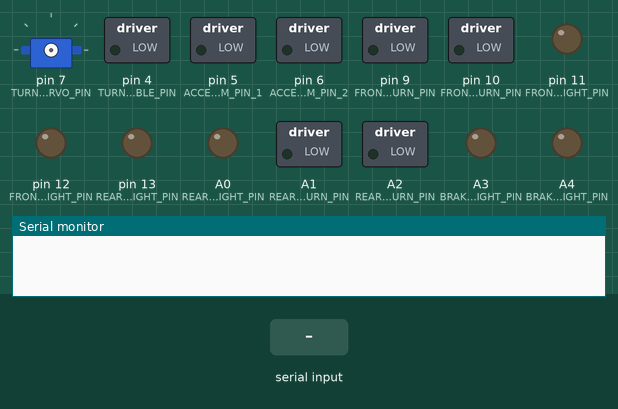
This sketch was run on a simulated Arduino Uno, built with avr-gcc and run on an emulated ATmega328P. Parts: servo, switched loads named in the sketch (green lamp = pin HIGH), output pins drawn as LEDs (lit = HIGH), the last lines printed to the serial monitor. Inputs (shaded band) come from the test bench. Random numbers use the default seed unless the sketch sets one; the audio player accepts every command and is not drawn.

Above: at 0.1 s.
At 1.7 s:
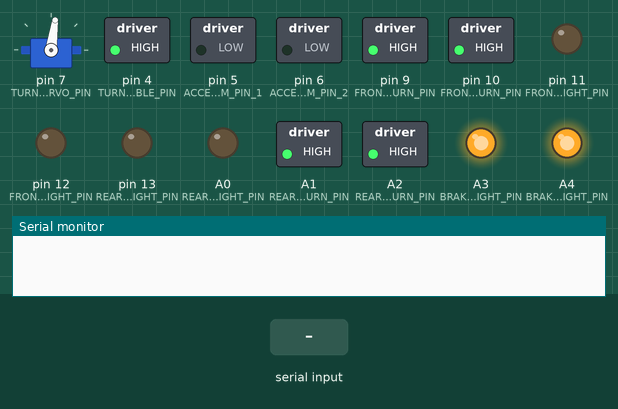
1.8 s: "@" received over Serial
At 11.3 s:
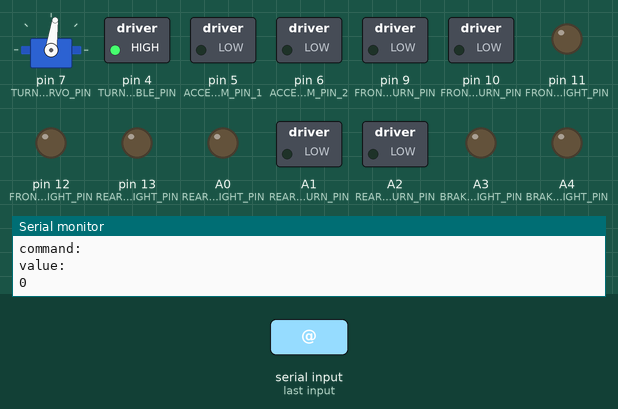
Timing chart, 0 to 11.6 s (numbered marks = the images above; inputs shaded):
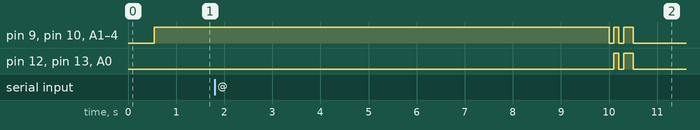

The sketch:

RC_Focus_Arduino.ino
```cpp
/* This code is used for Controlling 1/24 RC focus via bluetooth
    Author: Rácz László
*/

#include "SoftwareSerial.h"
#include "DFRobotDFPlayerMini.h"
#include <Servo.h>


SoftwareSerial mySoftwareSerial(3, 2); // RX, TX
Servo turnServo;

DFRobotDFPlayerMini myDFPlayer;


/*Pin definitions*/
#define FRONT_RIGHT_LIGHT_PIN  12
#define FRONT_LEFT_LIGHT_PIN   11
#define FRONT_RIGHT_TURN_PIN   10
#define FRONT_LEFT_TURN_PIN    9
#define REAR_RIGHT_LIGHT_PIN   13
#define REAR_LEFT_LIGHT_PIN    A0
#define REAR_RIGHT_TURN_PIN    A1
#define REAR_LEFT_TURN_PIN     A2
#define BRAKE_RIGHT_LIGHT_PIN  A3
#define BRAKE_LEFT_LIGHT_PIN   A4
#define ACCELERATE_PWM_PIN_1   5
#define ACCELERATE_PWM_PIN_2   6
#define TURN_ENABLE_PIN        4
#define TURN_SERVO_PIN         7
#define VOLT_MEAS_PIN          A5

/*commands*/
#define ACCELERATE_C  "ACC"
#define BRAKE_C       "BRA"
#define LIGHT_C       "LIG"
#define ANGLE_C       "ANG"
#define SHIFT_C       "SHI"
#define MUSIC_C       "MUS"

#define PLAY_C    1
#define STOP_C    2
#define NEXT_C    3
#define PREV_C    4
#define VOLUP_C   5
#define VOLDOWN_C 6


#define TURN_SIGNAL_BLINK_TIME 500 //us
#define CONNECTION_LOST_TIME 10000 //us

char incomingByte = "";   // for incoming serial data
String message, command;
bool commandReceived, blinkRight, blinkLeft, rTurnIsOn, lTurnIsOn, connLostHandelled, acceleratePressed;
short value, lightOnOff, servoAngle, gear, targetPWM, actualPWM;
unsigned long currTime, lastRightBlinkTime, lastLeftBlinkTime, lastCommandTime, prevSpeedUpdateTime;
unsigned short gearPWM[] = {80, 0, -80, -100, -120, -140, -160};
//int command2;
/*
   Function:    blinkRightTurnSignal
   Description:
*/

void blinkRightTurnSignal() {
  currTime = millis();
  if (currTime - lastRightBlinkTime > TURN_SIGNAL_BLINK_TIME) {
    if (rTurnIsOn) {
      digitalWrite(FRONT_RIGHT_TURN_PIN, LOW);
      rTurnIsOn = false;
    } else {
      digitalWrite(FRONT_RIGHT_TURN_PIN, HIGH);
      rTurnIsOn = true;
    }
    lastRightBlinkTime = millis();
  }
}


/*
   Function:    blinkLeftTurnSignal
   Description:
*/

void blinkLeftTurnSignal() {
  currTime = millis();
  if (currTime - lastLeftBlinkTime > TURN_SIGNAL_BLINK_TIME) {
    if (lTurnIsOn) {
      digitalWrite(FRONT_LEFT_TURN_PIN, LOW);
      lTurnIsOn = false;
    } else {
      digitalWrite(FRONT_LEFT_TURN_PIN, HIGH);
      lTurnIsOn = true;
    }
    lastLeftBlinkTime = millis();
  }
}


/*
 * Function:    getBatteryVoltage
 * Description: Reads the measured voltage and calculates the battery voltage
 * Return:      The input battery voltage
*/
float getBatteryVoltage(){
  float vIn = 0.0;
  float vOut = 0.0;
  float R1 = 10000.0;
  float R2 = 1000.0;
  int readBatt = 0;
  readBatt = analogRead(VOLT_MEAS_PIN);
  //Serial.print("Measured readBatt: ");
  //Serial.println(readBatt);
  vOut = (readBatt * 5.0) / 1024.0;
  vIn = vOut / ( R2 / (R1 + R2));
  if (vIn < 0.09) {
    vIn = 0.0;//statement to quash undesired reading !
  }
  return vIn;
}
/*
 * Function:    setAllLEDOn
 * Desctiption: Set all LED on
 */
 void setAllLEDOn(){
  digitalWrite(FRONT_RIGHT_LIGHT_PIN, HIGH);
  digitalWrite(FRONT_RIGHT_TURN_PIN, HIGH);
  digitalWrite(FRONT_LEFT_LIGHT_PIN, HIGH);
  digitalWrite(FRONT_LEFT_TURN_PIN, HIGH);
  digitalWrite(REAR_RIGHT_LIGHT_PIN, HIGH);
  digitalWrite(REAR_LEFT_LIGHT_PIN, HIGH);
  digitalWrite(REAR_RIGHT_TURN_PIN, HIGH);
  digitalWrite(REAR_LEFT_TURN_PIN, HIGH);
  digitalWrite(BRAKE_RIGHT_LIGHT_PIN, HIGH);
  digitalWrite(BRAKE_LEFT_LIGHT_PIN, HIGH);
 }
/*
   Function:    handleConnectionLost
   Description: Handling of the connection lost situation.
                Set motor PWM to 0, Set straight steering, make a led louble blink.
*/

void handleConnectionLost() {
  digitalWrite(FRONT_RIGHT_LIGHT_PIN, LOW);
  digitalWrite(FRONT_RIGHT_TURN_PIN, LOW);
  digitalWrite(FRONT_LEFT_LIGHT_PIN, LOW);
  digitalWrite(FRONT_LEFT_TURN_PIN, LOW);
  digitalWrite(REAR_RIGHT_LIGHT_PIN, LOW);
  digitalWrite(REAR_LEFT_LIGHT_PIN, LOW);
  digitalWrite(REAR_RIGHT_TURN_PIN, LOW);
  digitalWrite(REAR_LEFT_TURN_PIN, LOW);
  digitalWrite(BRAKE_RIGHT_LIGHT_PIN, LOW);
  digitalWrite(BRAKE_LEFT_LIGHT_PIN, LOW);
  delay(100);
  digitalWrite(FRONT_RIGHT_LIGHT_PIN, HIGH);
  digitalWrite(FRONT_RIGHT_TURN_PIN, HIGH);
  digitalWrite(FRONT_RIGHT_LIGHT_PIN, HIGH);
  digitalWrite(FRONT_LEFT_TURN_PIN, HIGH);
  digitalWrite(REAR_RIGHT_LIGHT_PIN, HIGH);
  digitalWrite(REAR_LEFT_LIGHT_PIN, HIGH);
  digitalWrite(REAR_RIGHT_TURN_PIN, HIGH);
  digitalWrite(REAR_LEFT_TURN_PIN, HIGH);
  digitalWrite(BRAKE_RIGHT_LIGHT_PIN, HIGH);
  digitalWrite(BRAKE_LEFT_LIGHT_PIN, HIGH);
  delay(100);
  digitalWrite(FRONT_RIGHT_LIGHT_PIN, LOW);
  digitalWrite(FRONT_RIGHT_TURN_PIN, LOW);
  digitalWrite(FRONT_LEFT_LIGHT_PIN, LOW);
  digitalWrite(FRONT_LEFT_TURN_PIN, LOW);
  digitalWrite(REAR_RIGHT_LIGHT_PIN, LOW);
  digitalWrite(REAR_LEFT_LIGHT_PIN, LOW);
  digitalWrite(REAR_RIGHT_TURN_PIN, LOW);
  digitalWrite(REAR_LEFT_TURN_PIN, LOW);
  digitalWrite(BRAKE_RIGHT_LIGHT_PIN, LOW);
  digitalWrite(BRAKE_LEFT_LIGHT_PIN, LOW);
  delay(100);
  digitalWrite(FRONT_RIGHT_LIGHT_PIN, HIGH);
  digitalWrite(FRONT_RIGHT_TURN_PIN, HIGH);
  digitalWrite(FRONT_RIGHT_LIGHT_PIN, HIGH);
  digitalWrite(FRONT_LEFT_TURN_PIN, HIGH);
  digitalWrite(REAR_RIGHT_LIGHT_PIN, HIGH);
  digitalWrite(REAR_LEFT_LIGHT_PIN, HIGH);
  digitalWrite(REAR_RIGHT_TURN_PIN, HIGH);
  digitalWrite(REAR_LEFT_TURN_PIN, HIGH);
  digitalWrite(BRAKE_RIGHT_LIGHT_PIN, HIGH);
  digitalWrite(BRAKE_LEFT_LIGHT_PIN, HIGH);
  delay(200);
  digitalWrite(FRONT_RIGHT_LIGHT_PIN, LOW);
  digitalWrite(FRONT_RIGHT_TURN_PIN, LOW);
  digitalWrite(FRONT_LEFT_LIGHT_PIN, LOW);
  digitalWrite(FRONT_LEFT_TURN_PIN, LOW);
  digitalWrite(REAR_RIGHT_LIGHT_PIN, LOW);
  digitalWrite(REAR_LEFT_LIGHT_PIN, LOW);
  digitalWrite(REAR_RIGHT_TURN_PIN, LOW);
  digitalWrite(REAR_LEFT_TURN_PIN, LOW);
  digitalWrite(BRAKE_RIGHT_LIGHT_PIN, LOW);
  digitalWrite(BRAKE_LEFT_LIGHT_PIN, LOW);
  servoAngle = 82;
  turnServo.write(servoAngle);
  cotrolSpeed(0);
  actualPWM = 0;
  targetPWM = 0;
}


/*
   Function:    setLight
   Description: Set the light pins based on the request
*/

void setLight(int onOff) {
  digitalWrite(FRONT_RIGHT_LIGHT_PIN, onOff);
  digitalWrite(FRONT_LEFT_LIGHT_PIN, onOff);
  digitalWrite(REAR_RIGHT_LIGHT_PIN, onOff);
  digitalWrite(REAR_LEFT_LIGHT_PIN, onOff);
}
/*
 * Function:
 * Description:
 */
int inputAngleToServoAngle(int inputAngle){
  if (inputAngle >= 90){
    inputAngle = 90;
  }else if (inputAngle <= -90){
    inputAngle = -90;
  }
  return map(inputAngle, -90, 90, 74, 90);
}

/*
 * Function:    CotrolSpeed
 * Parameter:   speedPWM: PWM and direction for the motor
 * Description: Handlethe speed and direction of the motor
*/
void cotrolSpeed(int speedPWM){

  if(speedPWM >= 0){
    analogWrite(ACCELERATE_PWM_PIN_1, (speedPWM));   // set speed for the motor
    analogWrite(ACCELERATE_PWM_PIN_2, LOW);
  }
  else if(speedPWM < 0){
    speedPWM = abs(speedPWM);
    analogWrite(ACCELERATE_PWM_PIN_1, LOW);   // set speed for the motor
    analogWrite(ACCELERATE_PWM_PIN_2, (speedPWM));
  }
}

/*
 * Function:   controlVehicleSpeed
 * Parameter:  toPWM: the target PWM limit
 *             fromPWM: the actual PWM
 * Description:Control the vehicle speed based on the input gear
 */

void controlVehicleSpeed(short toPWM, short fromPWM){
  currTime = millis();
  if (currTime - prevSpeedUpdateTime > 250){
  /*Serial.print("fromPWM: ");
  Serial.println(fromPWM);
  Serial.print("toPWM: ");
  Serial.println(toPWM);*/
    if (toPWM > fromPWM){
      fromPWM = fromPWM + 10;
    }else if (toPWM < fromPWM){
      fromPWM = fromPWM - 20;
    }
    actualPWM = fromPWM;
    cotrolSpeed(actualPWM);
    /*Serial.print("actualPWM: ");
    Serial.println(actualPWM);*/
    prevSpeedUpdateTime = millis();
  }
}

void setup() {
  Serial.begin(9600);     // opens serial port, sets data rate to 9600 bps
  mySoftwareSerial.begin(9600);
  if (!myDFPlayer.begin(mySoftwareSerial)) {  //Use softwareSerial to communicate with mp3.
    Serial.println(F("Unable to begin:"));
    Serial.println(F("1.Please recheck the connection!"));
    Serial.println(F("2.Please insert the SD card!"));
  }
  myDFPlayer.volume(25);  //Set volume value. From 0 to 30
  myDFPlayer.EQ(DFPLAYER_EQ_ROCK);
  pinMode(FRONT_RIGHT_LIGHT_PIN, OUTPUT);
  pinMode(FRONT_LEFT_LIGHT_PIN, OUTPUT);
  pinMode(FRONT_RIGHT_TURN_PIN, OUTPUT);
  pinMode(FRONT_LEFT_TURN_PIN, OUTPUT);
  pinMode(REAR_RIGHT_LIGHT_PIN, OUTPUT);
  pinMode(REAR_LEFT_LIGHT_PIN, OUTPUT);
  pinMode(REAR_RIGHT_TURN_PIN, OUTPUT);
  pinMode(REAR_LEFT_TURN_PIN, OUTPUT);
  pinMode(BRAKE_RIGHT_LIGHT_PIN, OUTPUT);
  pinMode(BRAKE_LEFT_LIGHT_PIN, OUTPUT);
  pinMode(TURN_ENABLE_PIN, OUTPUT);
  pinMode(ACCELERATE_PWM_PIN_1, OUTPUT);
  pinMode(ACCELERATE_PWM_PIN_2, OUTPUT);
  pinMode(VOLT_MEAS_PIN,INPUT);
  commandReceived = false;
  blinkRight = false;
  blinkLeft = false;
  rTurnIsOn = false;
  lTurnIsOn = false;
  connLostHandelled = false;
  acceleratePressed = false;
  gear = 0;
  targetPWM = 0;
  actualPWM = 0;
  servoAngle = 82;
  lastRightBlinkTime = millis();
  lastLeftBlinkTime = millis();
  prevSpeedUpdateTime = millis();
  myDFPlayer.play(random(0, 22));
  turnServo.attach(TURN_SERVO_PIN);
  digitalWrite(FRONT_RIGHT_LIGHT_PIN, LOW);
  digitalWrite(FRONT_RIGHT_TURN_PIN, LOW);
  digitalWrite(FRONT_LEFT_LIGHT_PIN, LOW);
  digitalWrite(FRONT_LEFT_TURN_PIN, LOW);
  digitalWrite(REAR_RIGHT_LIGHT_PIN, LOW);
  digitalWrite(REAR_LEFT_LIGHT_PIN, LOW);
  digitalWrite(REAR_RIGHT_TURN_PIN, LOW);
  digitalWrite(REAR_LEFT_TURN_PIN, LOW);
  digitalWrite(BRAKE_RIGHT_LIGHT_PIN, LOW);
  digitalWrite(BRAKE_LEFT_LIGHT_PIN, LOW);
  turnServo.write(servoAngle); // This should be the straight
  digitalWrite(ACCELERATE_PWM_PIN_1, LOW);
  digitalWrite(ACCELERATE_PWM_PIN_2, LOW);
  digitalWrite(TURN_ENABLE_PIN, HIGH); // Enable the power supply of the servo
  setAllLEDOn();
  cotrolSpeed(0);
}

void loop() {
  if (Serial.available()) {
    incomingByte = Serial.read();
    if (isWhitespace(incomingByte)) {
      /*Do nothing here*/
    } else {
      if (incomingByte == '@') { //The control sign
        command = message.substring(0, 3);
        value = message.substring(3).toInt();
        message = "";
        commandReceived = true;
        connLostHandelled = false;
      } else {
        commandReceived = false;
        message += incomingByte;
        lastCommandTime = millis();
      }
      Serial.println("command: ");
      Serial.println(command);
      Serial.println("value: ");
      Serial.println(value);
    }
  }
  if (commandReceived) {
    if (command == ANGLE_C) {
      if (value < -20) {
        blinkRight = true;
        blinkLeft = false;
      } else if (value > 20) {
        blinkRight = false;
        blinkLeft = true;
      } else {
        blinkRight = false;
        blinkLeft = false;
      }
      servoAngle = inputAngleToServoAngle(value);
      turnServo.write(servoAngle);
    }
    if (command == LIGHT_C) {
      if (value > 0) {
        lightOnOff = HIGH;
      } else if (value < 0) {
        lightOnOff = LOW;
      }
    }
    if (command == MUSIC_C) {
      switch (value) {
        case PLAY_C:    myDFPlayer.play(random(0, 22));
          break;
        case STOP_C:    myDFPlayer.pause();
          break;
        case NEXT_C:    myDFPlayer.next();
          break;
        case PREV_C:    myDFPlayer.previous();
          break;
        case VOLUP_C:   myDFPlayer.volumeUp();
          break;
        case VOLDOWN_C: myDFPlayer.volumeDown();
          break;
        default:        myDFPlayer.reset();
          break;
      }
    }
    if (command == SHIFT_C){
      gear = value;
      targetPWM = gearPWM[gear+1];
    }
    if (command == BRAKE_C){
      if (value == 1){
        digitalWrite(BRAKE_RIGHT_LIGHT_PIN, HIGH);
        digitalWrite(BRAKE_LEFT_LIGHT_PIN, HIGH);
        cotrolSpeed(0);
      }else if (value == -1){
        digitalWrite(BRAKE_RIGHT_LIGHT_PIN, LOW);
        digitalWrite(BRAKE_LEFT_LIGHT_PIN, LOW);
      }
    }
    if (command == ACCELERATE_C){
      if (value == 1){
        acceleratePressed = true;
      }else if (value == -1){
        acceleratePressed = false;
      }
    }
    command = "";
    value = 0;
  }
      // This is just a temp.
    //targetPWM = -130;
      // This is just a temp.
    //acceleratePressed = true;
  if (!connLostHandelled) {
    if (blinkRight || rTurnIsOn) {
      blinkRightTurnSignal();
    }
    if (blinkLeft || lTurnIsOn) {
      blinkLeftTurnSignal();
    }
    if (lightOnOff == HIGH || lightOnOff == LOW) {
      setLight(lightOnOff);
    }
    if (acceleratePressed){
      controlVehicleSpeed(targetPWM, actualPWM);
    }else {
      targetPWM = 0;
      controlVehicleSpeed(targetPWM, actualPWM);
    }
  }
  currTime = millis();
  if (currTime - lastCommandTime > CONNECTION_LOST_TIME && !connLostHandelled) {
    handleConnectionLost();
    connLostHandelled = true;
  }
}
```
